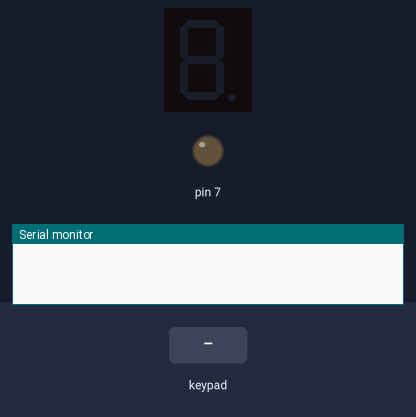
A sketch run on a simulated Arduino Uno, built with avr-gcc and run on an emulated ATmega328P. Parts: 1-digit seven-segment display, output pins drawn as LEDs (lit = HIGH), the last lines printed to the serial monitor. Wiring (inferred from the names in the program): 1-digit 7-segment display, segments lit when HIGH: segments pin 12, pin 13, pin 14, pin 15, pin 16, pin 17, pin 6. The inputs (shaded band) are chosen by the test bench. The segment pins are drawn as the display they are named for; pins used as bus, display or sensor lines are not drawn.

Above: at 1.2 s.
1.3 s: keypad keys 5 4 3 2 pressed 0.4 s apart
At 2.8 s:
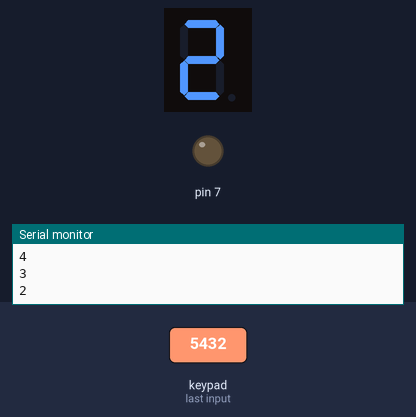
4.4 s: key 'C' pressed
At 5.4 s:
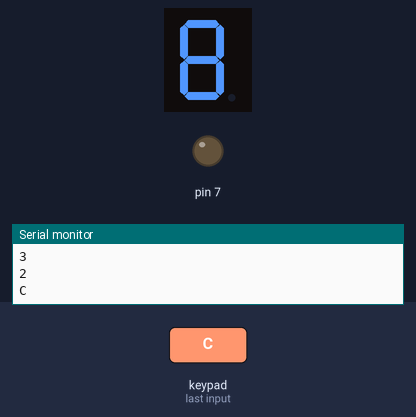
5.9 s: keypad keys 1 1 1 0 9 8 A pressed 0.4 s apart
At 6.7 s:
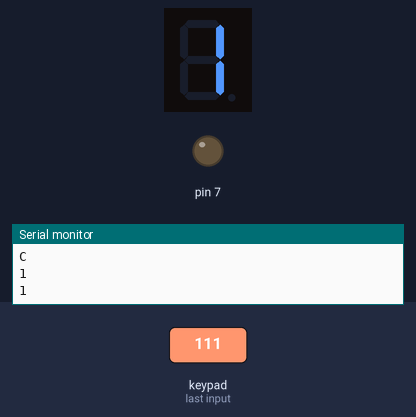
10.2 s: keypad keys 1 3 9 7 D pressed 0.4 s apart
At 10.8 s:
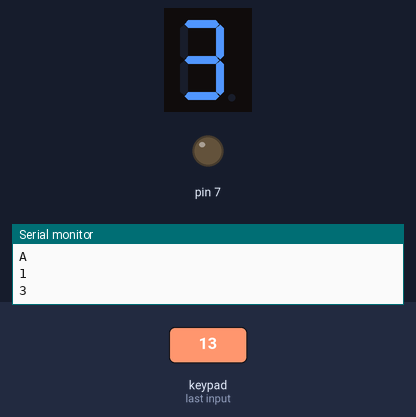
13.7 s: key '6' pressed
At 14.9 s:
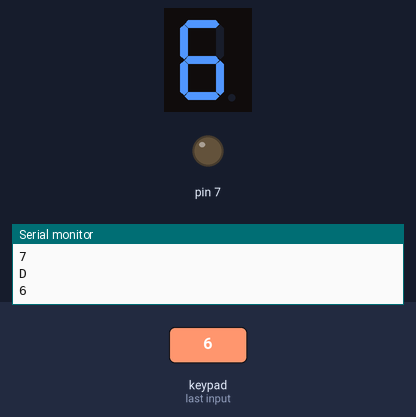
15.2 s: key 'D' pressed
At 15.9 s:
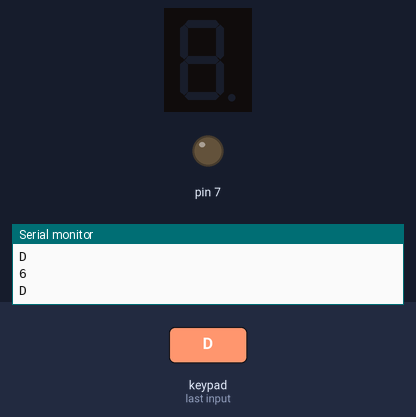
Timing chart, 0 to 17.7 s (numbered marks = the images above; inputs shaded):
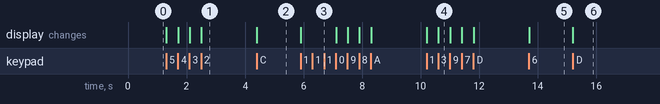

Measured:
- after the input at 1.3 s, the display: first changes at once (image 1 shows a later state)
- after the input at 4.4 s, the display: changes at once (image 2)
- after the input at 5.9 s, the display: changes at once (image 3)
- after the input at 10.2 s, the display: first changes at once (image 4 shows a later state)
- after the input at 13.7 s, the display: changes at once (image 5)
- after the input at 15.2 s, the display: changes at once (image 6)

The sketch:

05050173-LAB5.ino
```cpp
#include<Keypad.h>
//--------------------------------------
byte ledPins[]={12,13,14,15,16,17,6};   //abcdefg  com-7
byte num[10]={
  B0111111,//0   GFEDCBA
  B0000110,//1
  B1011011,//2
  B1001111,//3
  B1100110,//4
  B1101101,//5
  B1111101,//6
  B0000111,//7
  B1111111,//8
  B1101111 //9
 };
//----------------------------------------

const byte Rows = 4;//|a
const byte Cols = 4;//|C

// Value
char keys[Rows][Cols] = {
  {'F','E','D','C'},
  {'B','3','6','9'},
  {'A','2','5','8'},
  {'0','1','4','7'}
};
//Pins
byte rowPins[Rows] = {5,4,3,2};
byte colPins[Cols]= {11,10,9,8};
//make object
Keypad keypad =
Keypad(makeKeymap(keys),rowPins,colPins,Rows,Cols);

//-----------------------------------------------------

void setup() {
  // put your setup code here, to run once:
  Serial.begin(9600);
  pinMode(7,OUTPUT);
  int i;
  for(i=0;i<8;i++)
    pinMode(ledPins[i],OUTPUT);
}
void loop() {
  // put your main code here, to run repeatedly:

   char  k=keypad.getKey();
   if(k!=NO_KEY){
      int Value=k-48,i;
      Serial.println(k);

      for(i=0;i<7;i++){
        if(bitRead(num[Value],i))
          digitalWrite(ledPins[i],1);
        else
          digitalWrite(ledPins[i],0);
      }
   }
}
```
